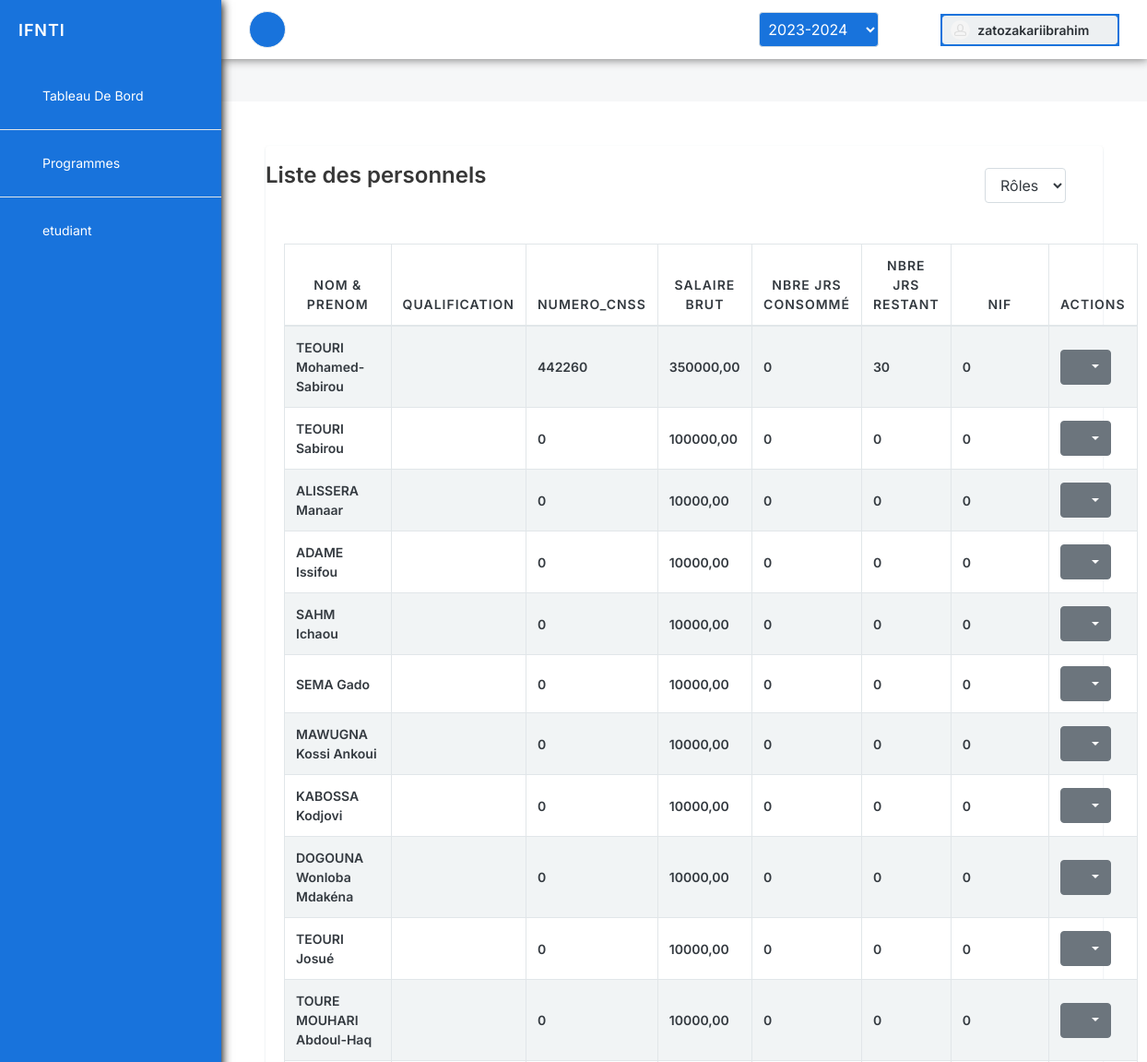
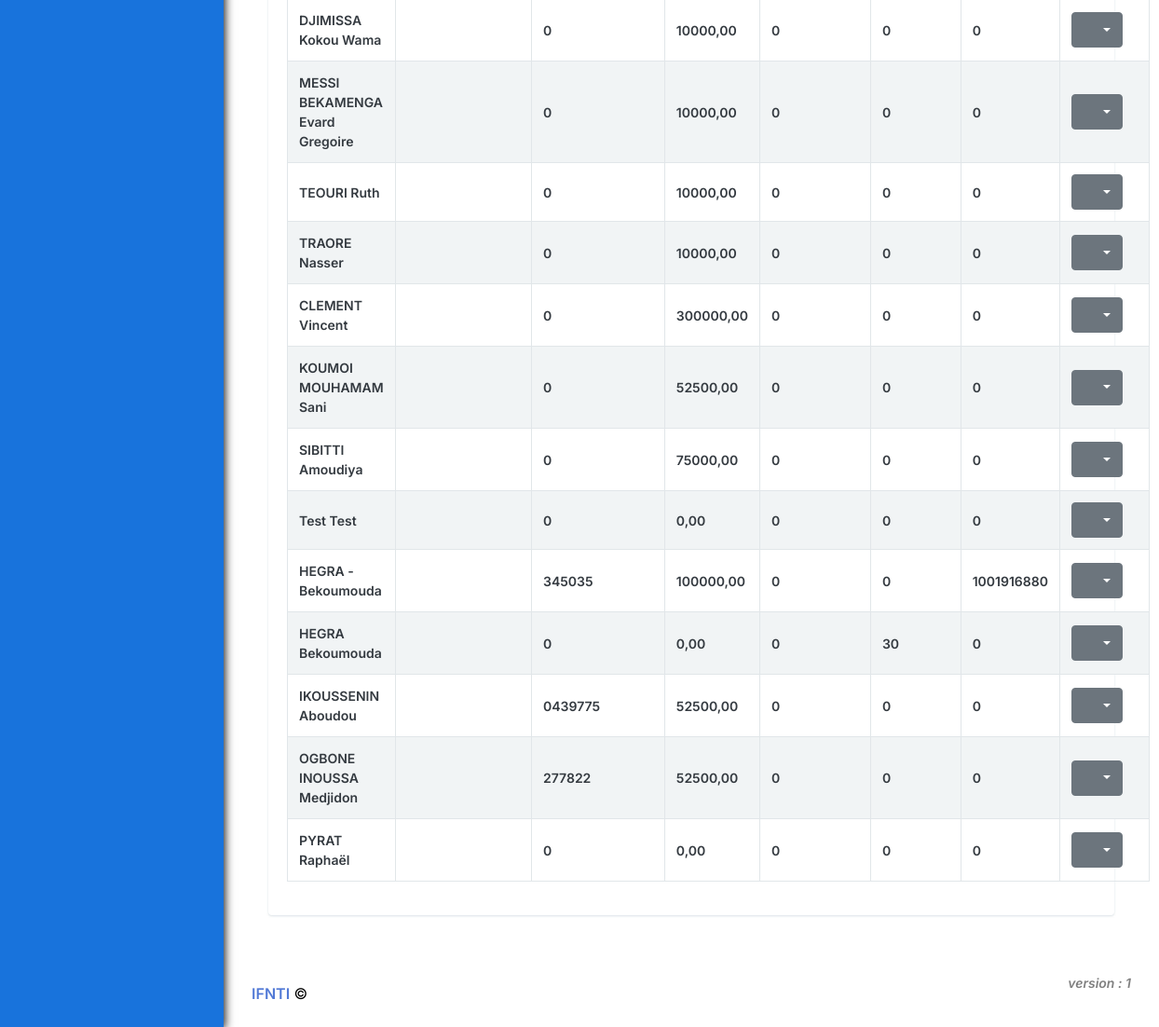
The app's page /main/personnels/ (signed in) with its own data (2 pictures, top to bottom).
### main/models.py (models this page shows, shortened)
class Utilisateur(models.Model):
    SEXE_CHOISE = [
        ('F', 'Feminin'),
        ('M', 'Masculin')
    ]
    nom = models.CharField(max_length=50, verbose_name="Nom")
    """
        Nom de l'utilisateur

        **Type**:    string
    """
    prenom = models.CharField(max_length=50, verbose_name="Prénom")
    """
        Prénom de l'utilisateur

        **Type**:    string
    """
    sexe = models.CharField(max_length=1, choices=SEXE_CHOISE)
    """
        Sexe de l'utilisateur

        **Type**:    string
    """
    datenaissance = models.DateField(blank=True, verbose_name="date de naissance", null=True, validators=[
                                     MaxValueValidator(limit_value=date(2006, 1, 1), message="L'année de naissance doit être inférieure à 2006")])
    """
        Date de naissance de l'utilisateur

        **Type**:    string

        **Nullable:** true
    """
    lieunaissance = models.CharField(
        blank=True, max_length=20, verbose_name="lieu de naissance", null=True)
    """
        Lieu de naissance de l'utilisateur

        **Type**:    string
    """
    contact = models.CharField(max_length=25, null=True)
    """
        Numéro de téléphone de l'utilisateur

        **Type**:    string

        **Nullable:** true
    """
    email = models.CharField(max_length=50, null=True)
    """
        Email de l'utilisateur

        **Type**:    string

        **Nullable:** true
    """
    adresse = models.CharField(max_length=50, null=True)
    """
        Adresse de l'utilisateur

        **Type**:    string

        **Nullable:** true
    """
    prefecture = models.CharField(
        max_length=50, null=True, verbose_name="Préfecture", default='tchaoudjo', blank=True)
    """
        Préfecture de provenance de l'utilisateur

        **Type**:    string

        **Valeur par defaut:** Tchaoudjo
    """
    is_active = models.BooleanField(
        default=True, verbose_name="Actif", null=True)
    """
        Statut de l'utilisateur (actif ou inactif)

        **Type**:    string

        **Valeur par défaut:** true
    """
    carte_identity = models.CharField(max_length=50, null=True,  verbose_name="Carte d'identité")
    """
        Carte d'identitée de l'utilisateur

        **Type**:    string

        **Nullable:** true
    """
    nationalite = models.CharField(
        max_length=30, default='Togolaise', verbose_name='Nationalté', blank=True)
    """
        Attestation de nationalité de l'utilisateur

        **Type**:    string

        **Valeur par défaut:** Togolaise
    """
    user = models.OneToOneField(
        settings.AUTH_USER_MODEL, on_delete=models.CASCADE, editable=False)
    profil = models.ImageField(storage="user_profils", null=True, blank=True, verbose_name="Profil")
    """
        Photo passeport de l'utilisateur

        **Type**:    string

        **Nullable:** true
    """
    class Meta:
        abstract = True
    def __str__(self):
        return str(self.nom) + ' ' + str(self.prenom)

class Personnel(Utilisateur):
    TYPE_CHOICES = [
        ("Agent d'entretien", "Agent d'entretien"),
        ("Gardien", "Gardien"),
        ("Comptable", "Comptable"),
        ("Stagiaire", "Stagiaire"),
        ('Enseignant', 'Enseignant'),
        ("Directeur des études", "Directeur des études"),
    ]
    qualification_professionnel = models.CharField(
        max_length=30,choices=TYPE_CHOICES, verbose_name="Qualification professionnelle")
    """
        Qualification professionelle de l'employé

        **Type:** string

    """
    numero_cnss = models.CharField(
        max_length=30, verbose_name="Numéro CNSS", default=0)
    """
        Numéro CNSS (Caisse Nationale de Sécurité Sociale)

        **Type:** string

        **Valeur par défaut:** "0"

    """
    nif = models.CharField(max_length=50, verbose_name="Num d'identification fiscale", default=0)
    """
        Numéro d'identification fiscale

        **Type:** string

        **Valeur par défaut:** "0"

    """
    salaireBrut = models.DecimalField(
        max_digits=15, decimal_places=2,  verbose_name="Salaire Brut", default=0)
    """
        Salaire brut du membre du employé

        **Type**:   Decimal

        **Valeur par défaut:** 0
    """
    dernierdiplome = models.ImageField(null=True, blank=True, verbose_name="Dernier diplome")
    """
        Dernier diplome obtenu par le membre du employé

        **Type**:    string

        **Nullable:** true
    """
    nbreJrsCongesRestant = models.IntegerField(
        verbose_name="Nbre jours de congé restant", default=0)
    """
        Nombre de congés restants prennables par le membre du employé

        **Type**:    integer

        **Valeur par défaut:** 0
    """
    nbreJrsConsomme = models.IntegerField(
        verbose_name="Nombre de jours consommé", default=0)
    """
        Nombre de jours de congés déjà consommés par l'employé

        **Type**:    integer

        **Valeur par défaut:** 0
    """
    nombre_de_personnes_en_charge = models.IntegerField(
        verbose_name="Nbre de pers pris en charge", default=0)
    """
        Nombre de personnes prises en charge par l'employé

        **Type**:    integer

        **Valeur par défaut:** 0
    """

### main/views.py (the view)
# urls.py: path('personnels/',views.personnels, name='personnels'),
@login_required(login_url=settings.LOGIN_URL)
def personnels(request):
    listespersonnelles = Personnel.objects.all()
    print(listespersonnelles)
    return render(request, "employes/index.html", {'listespersonnelles' : listespersonnelles})

### main/helpers.py (called while the page is built)
def get_user_role(request):
    return request.user.groups.all().first()

def get_id_authenticate_user_model(request):
    role = get_user_role(request)
    if role:
        role = role.name
        if role == "etudiant":
            return Etudiant.objects.get(user=request.user).id
        if role == "enseignant":
            return Enseignant.objects.get(user=request.user).id
    return 0

### main/models.py (called while the page is built)
    @staticmethod
    def static_get_current_annee_universitaire():
        current_date = timezone.now()
        virtual_current_university_date, created = AnneeUniversitaire.objects.get_or_create(annee_courante=True, defaults={'annee': current_date.year-1})
        if virtual_current_university_date.annee == current_date.year-1 and current_date.month >= 8:
            virtual_current_university_date.disable()
            return AnneeUniversitaire.objects.create(annee=timezone.now().year, annee_courante=True)
        return virtual_current_university_date

    def __str__(self):
        return f'{self.annee}-{self.annee + 1}'

### main/templates/employes/index.html (shortened to what this page needs)
{% extends 'index.html' %}
{% block content %}
<div class="block block-rounded m-5">
    <div class="d-flex justify-content-between align-items-center">
        <h3>Liste des personnels</h3>
        <div class="d-flex align-items-center">
            <div class="block-header p-4">
                <form action="" method="post" id="form-semestre" class="d-flex mr-3">
                    <select name="semestre" id="semestre" class="form-control">
                        <option value="">Rôles</option>
                    </select>
                </form>
            </div>
        </div>
    </div>
    <div class="block-content block-content-full">
        <table class="table table-bordered table-striped table-vcenter js-dataTable-full-pagination">
            <thead>
                <tr>
                    <th class="text-center" style="width: 18%;">Nom & Prenom</th>
                    <th class="text-center" style="width: 15%;">Qualification</th>
                    <th class="text-center" style="width: 10%;">Numero_CNSS</th>
                    <th class="text-center" style="width: 13%;">Salaire Brut</th>
                    <th class="text-center" style="width: 10%;">Nbre Jrs Consommé</th>
                    <th class="text-center" style="width: 10%;">Nbre Jrs Restant</th>
                    <th class="text-center" style="width: 10%;">Nif</th>
                    <th>Actions</th>
                </tr>
            </thead>
            <tbody>
                {% for personnel in listespersonnelles %}
                    <tr>
                        <td class="font-w600 font-size-sm">{{personnel.nom}}  {{personnel.prenom}}</td>
                        <td class="font-w600 font-size-sm">{{personnel.qualification_professionnel }}</td>
                        <td class="font-w600 font-size-sm">{{personnel.numero_cnss  }}</td>
                        <td class="font-w600 font-size-sm">{{personnel.salaireBrut }}</td>
                        <td class="font-w600 font-size-sm">{{personnel.nbreJrsConsomme  }}</td>
                        <td class="font-w600 font-size-sm">{{personnel.nbreJrsCongesRestant }}</td>
                        <td class="font-w600 font-size-sm">{{personnel.nif }}</td>
                        <td>
                            <button type="button" class="btn btn-secondary dropdown-toggle" id="dropdown-default-secondary" data-toggle="dropdown" aria-haspopup="true" aria-expanded="false">
                                <i class="fa fa-bars" aria-hidden="true"></i>
                            </button>
                        </td>
                    </tr>
                {% endfor %}
            </tbody>
        </table>
    </div>
</div>
{% endblock %}

### templates/index.html (shortened to what this page needs)
{% load static %}
{% load django_browser_reload %}
<!DOCTYPE html>
<html lang="fr">
    <head>
        <link rel="stylesheet" href="{% static 'assets/js/plugins/datatables/dataTables.bootstrap4.css' %}">
        <link rel="stylesheet"
            href="{% static 'assets/js/plugins/datatables/buttons-bs4/buttons.bootstrap4.min.css' %}">
        <link rel="stylesheet"
            href="{% static 'assets/js/plugins/bootstrap-datepicker/css/bootstrap-datepicker3.min.css' %}">
        <link rel="stylesheet"
            href="{% static 'assets/js/plugins/bootstrap-colorpicker/css/bootstrap-colorpicker.min.css' %}">
        <link rel="stylesheet" href="{% static 'assets/css/select2.css' %}">
        <link rel="stylesheet" href="{% static 'assets/js/plugins/ion-rangeslider/css/ion.rangeSlider.css' %}">
        <link rel="stylesheet" href="{% static 'assets/js/plugins/flatpickr/flatpickr.min.css' %}">
        <link rel="stylesheet" href="{% static 'assets/js/plugins/fullcalendar/main.min.css' %}">
        <link rel="stylesheet" id="css-main" href="{% static 'assets/css/oneui.css' %}">
    </head>
    <body>
        <div id="page-container"
            class="sidebar-o bg-sidebar-light enable-page-overlay side-scroll page-header-fixed main-content-narrow">
            {% include 'components/sidebar.html' %}
            {% include 'components/header.html' %}
            <main id="main-container">
                {% if page_is_not_profil %}
                <div class="bg-body-light">
                    <div class="content content-full">
                        <div class="d-flex flex-column flex-sm-row justify-content-between align-items-sm-center">
                            <h1 class="flex-sm-fill h3 my-2">
                            </h1>
                        </div>
                    </div>
                </div>
                {% endif %}
                        {% block content %} {% endblock content %}
            </main>
            {% include 'components/footer.html'  %}
        </div>
    </body>
</html>

### main/templates/components/sidebar.html (shortened to what this page needs)
{% load static %}
<nav id="sidebar" aria-label="Main Navigation">
    <div class="content-header primary-bg">
        <a class="font-w600 text-white" href="/">
            <span class="smini-hide font-size-h5 tracking-wider"> IFNTI </span>
        </a>
    </div>
    <div class="js-sidebar-scroll primary-bg-glace">
        <div class="content-side">
            <ul class="nav-main">
                <li class="nav-main-item">
                    <a class="fik nav-main-link" href="/">
                        <i class="nav-main-link-icon si si-speedometer"></i>
                        <span class="nav-main-link-name text-capitalize">Tableau de bord</span>
                    </a>
                </li>
                <hr>
                <li class="ntem nav-main-item">
                    <a class="nav-main-link nav-main-link-submenu" data-toggle="submenu" aria-haspopup="true" aria-expanded="false" href="#">
                        <i class="nav-main-link-icon fa fa-graduation-cap"></i>
                        <span class="nav-main-link-name">Programmes</span>
                    </a>
                </li>
                <hr>
                <li class="ntem nav-main-item ">
                    <a class="nav-main-link nav-main-link-submenu" data-toggle="submenu" aria-haspopup="true" aria-expanded="false" href="#">
                        <i class="nav-main-link-icon fa fa-user-lock"></i>
                        <span class="nav-main-link-name">{{ user.groups.all.0 }}</span>
                    </a>
                </li>
            </ul>
        </div>
    </div>
</nav>

### main/templates/components/header.html (shortened to what this page needs)
{% load static %}
<header id="page-header" class="">
    <div class="content-header headers1">
        <div class="d-flex align-items-center">
            <button type="button" class="dics btn btn-sm btn-dual mr-2 d-none d-lg-inline-block" data-toggle="layout" data-action="sidebar_mini_toggle">
                <i class="fa fa-fw fa-ellipsis-v text-white"></i>
            </button>
        </div>
        <div class="d-flex align-items-center">
            <form method="POST" action="{% url 'main:change_annee_universitaire' %}" id="form-annee-universitaire">
                <div class="form-row">
                    <select id="annee-universitaire" name="annee_universitaire" class="form-control col-md-8 mr-3 dicss">
                        {% for annee_univ in annees_universitaire %}
                        <option value="{{ annee_univ.id }}" {% if annee_univ.id == id_annee_selectionnee %}selected{% endif %}>{{ annee_univ }}</option>
                        {% endfor %}
                    </select>
                </div>
            </form>
            <div class="dropdown d-inline-block ml-2 dicss">
                <button type="button" class="btn btn-sm btn-dual d-flex align-items-center" id="page-header-user-dropdown" data-toggle="dropdown" aria-haspopup="true" aria-expanded="false">
                    <img class="rounded-circle" src="{%static 'assets/media/avatars/avatar1.jpg' %}" alt="" style="width: 21px;">
                    <span class="d-none d-sm-inline-block ml-2">   {{ user.username}}</span>
                    <i class="fa fa-fw fa-angle-down d-none d-sm-inline-block ml-1 mt-1"></i>
                </button>
            </div>
        </div>
    </div>
</header>

### main/templates/components/footer.html (shortened to what this page needs)
{% load static %}
<footer id="page-footer" class="">
    <div class="content py-3">
        <div class="versi">
            <div class="">
                <a class="font-w600" href="#" target="_blank">IFNTI</a> <span class=""> &copy;</span>
            </div>
            <div class="version">
                <h3>version : 1</h3>
            </div>
        </div>
    </div>
</footer>

### projet_ifnti/static/assets/css/select2.css (style rules this page uses)
:root { --primary-color: #045BEA; --primary-color-glace: #1c72d6; --chart-orange-color: #cc5034; --chart-orange-color-hover: #ee3309; }

### records on screen
Personnel: nom "TEOURI", prenom "Mohamed-Sabirou", numero_cnss "442260", salaireBrut "350000,00", nbreJrsConsomme "0", nbreJrsCongesRestant "30", nif "0"
Personnel: nom "TEOURI", prenom "Sabirou", numero_cnss "0", salaireBrut "100000,00", nbreJrsConsomme "0", nbreJrsCongesRestant "0", nif "0"
Personnel: nom "ALISSERA", prenom "Manaar", numero_cnss "0", salaireBrut "10000,00", nbreJrsConsomme "0", nbreJrsCongesRestant "0", nif "0"
Personnel: nom "ADAME", prenom "Issifou", numero_cnss "0", salaireBrut "10000,00", nbreJrsConsomme "0", nbreJrsCongesRestant "0", nif "0"
Personnel: nom "SAHM", prenom "Ichaou", numero_cnss "0", salaireBrut "10000,00", nbreJrsConsomme "0", nbreJrsCongesRestant "0", nif "0"
Personnel: nom "SEMA", prenom "Gado", numero_cnss "0", salaireBrut "10000,00", nbreJrsConsomme "0", nbreJrsCongesRestant "0", nif "0"
Personnel: nom "MAWUGNA", prenom "Kossi Ankoui", numero_cnss "0", salaireBrut "10000,00", nbreJrsConsomme "0", nbreJrsCongesRestant "0", nif "0"
Personnel: nom "KABOSSA", prenom "Kodjovi", numero_cnss "0", salaireBrut "10000,00", nbreJrsConsomme "0", nbreJrsCongesRestant "0", nif "0"
Personnel: nom "DOGOUNA", prenom "Wonloba Mdakéna", numero_cnss "0", salaireBrut "10000,00", nbreJrsConsomme "0", nbreJrsCongesRestant "0", nif "0"
Personnel: nom "TEOURI", prenom "Josué", numero_cnss "0", salaireBrut "10000,00", nbreJrsConsomme "0", nbreJrsCongesRestant "0", nif "0"
Personnel: nom "TOURE MOUHARI", prenom "Abdoul-Haq", numero_cnss "0", salaireBrut "10000,00", nbreJrsConsomme "0", nbreJrsCongesRestant "0", nif "0"
Personnel: nom "DJIMISSA", prenom "Kokou Wama", numero_cnss "0", salaireBrut "10000,00", nbreJrsConsomme "0", nbreJrsCongesRestant "0", nif "0"
Personnel: nom "MESSI BEKAMENGA", prenom "Evard Gregoire", numero_cnss "0", salaireBrut "10000,00", nbreJrsConsomme "0", nbreJrsCongesRestant "0", nif "0"
Personnel: nom "TEOURI", prenom "Ruth", numero_cnss "0", salaireBrut "10000,00", nbreJrsConsomme "0", nbreJrsCongesRestant "0", nif "0"
Personnel: nom "TRAORE", prenom "Nasser", numero_cnss "0", salaireBrut "10000,00", nbreJrsConsomme "0", nbreJrsCongesRestant "0", nif "0"
Personnel: nom "CLEMENT", prenom "Vincent", numero_cnss "0", salaireBrut "300000,00", nbreJrsConsomme "0", nbreJrsCongesRestant "0", nif "0"
Personnel: nom "KOUMOI MOUHAMAM", prenom "Sani", numero_cnss "0", salaireBrut "52500,00", nbreJrsConsomme "0", nbreJrsCongesRestant "0", nif "0"
Personnel: nom "SIBITTI", prenom "Amoudiya", numero_cnss "0", salaireBrut "75000,00", nbreJrsConsomme "0", nbreJrsCongesRestant "0", nif "0"
Personnel: nom "Test", prenom "Test", numero_cnss "0", salaireBrut "0,00", nbreJrsConsomme "0", nbreJrsCongesRestant "0", nif "0"
Personnel: nom "HEGRA", prenom "-Bekoumouda", numero_cnss "345035", salaireBrut "100000,00", nbreJrsConsomme "0", nbreJrsCongesRestant "0", nif "1001916880"
Personnel: nom "HEGRA", prenom "Bekoumouda", numero_cnss "0", salaireBrut "0,00", nbreJrsConsomme "0", nbreJrsCongesRestant "30", nif "0"
Personnel: nom "IKOUSSENIN", prenom "Aboudou", numero_cnss "0439775", salaireBrut "52500,00", nbreJrsConsomme "0", nbreJrsCongesRestant "0", nif "0"
Personnel: nom "OGBONE INOUSSA", prenom "Medjidon", numero_cnss "277822", salaireBrut "52500,00", nbreJrsConsomme "0", nbreJrsCongesRestant "0", nif "0"
Personnel: nom "PYRAT", prenom "Raphaël", numero_cnss "0", salaireBrut "0,00", nbreJrsConsomme "0", nbreJrsCongesRestant "0", nif "0"

### other values on screen
{{ user.groups.all.0 }} "etudiant"
{{ user.username }} "zatozakariibrahim"
form field annee_universitaire "2023-2024"
